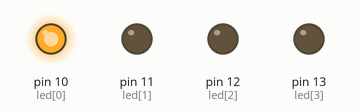
The sketch below on a simulated Arduino Uno, built with avr-gcc and run on an emulated ATmega328P. Parts: output pins drawn as LEDs (lit = HIGH).

Above: at 0.2 s.
At 1.7 s:
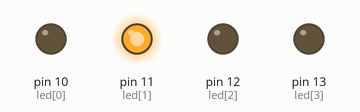
At 3.2 s:
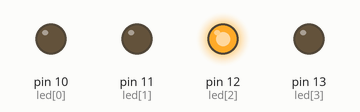
At 4.7 s:
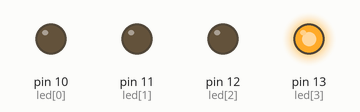
At 6.7 s:
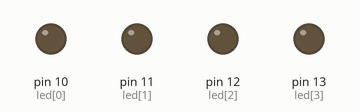
Timing chart, 0 to 7.8 s (numbered marks = the images above):
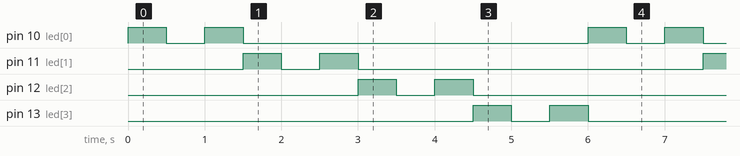

The sketch:

ch4_2_1.ino
```cpp
/*
 *四個LED單燈右移實習
 *控制四個LED燈，從右至左點亮
 *控制四個LED燈單燈閃爍左移
 */
//const int led[] = {10,11,12,13};  //LED連接至數位輸出接腳10~13(由左至右移)
const int led[] = {10,11,12,13};  //LED連接至數位輸出接腳13~10(由右至左移)
int i;                            //LED索引值
int j = 0;                        //LED索引值
void setup()
{
    for(i=0;i<4;i++)              //四個LED
    {
        pinMode(led[i], OUTPUT);  //設定數位接腳10~13為輸出模式
    }
}
void loop()
{
    for(i=0;i<4;i++)              //四個LED
    {
        digitalWrite(led[i],LOW); //關閉所有LED
    }
    digitalWrite(led[j],HIGH);    //點亮第j個LED
    delay(500);                   //延遲0.5秒
    digitalWrite(led[j],LOW);     //關閉第j個LED
    delay(500);                   //延遲0.5秒
    digitalWrite(led[j],HIGH);    //點亮第j個LED
    delay(500);                   //延遲0.5秒
    digitalWrite(led[j],LOW);     //關閉第j個LED

    j++;                          //左移
    if(j==4)                      //如LED移至最左方
       j=0;                       //重新點亮最右方LED
}
```

Measured:
- by itself, pin 10 (led[0]), pin 11 (led[1]), pin 12 (led[2]), pin 13 (led[3]): repeats every 6.0 s: LOW 0.50 s, HIGH 0.50 s, LOW 4.5 s, HIGH 0.50 s
- by itself, everything shown: repeats every 6.0 s, in 16 steps
